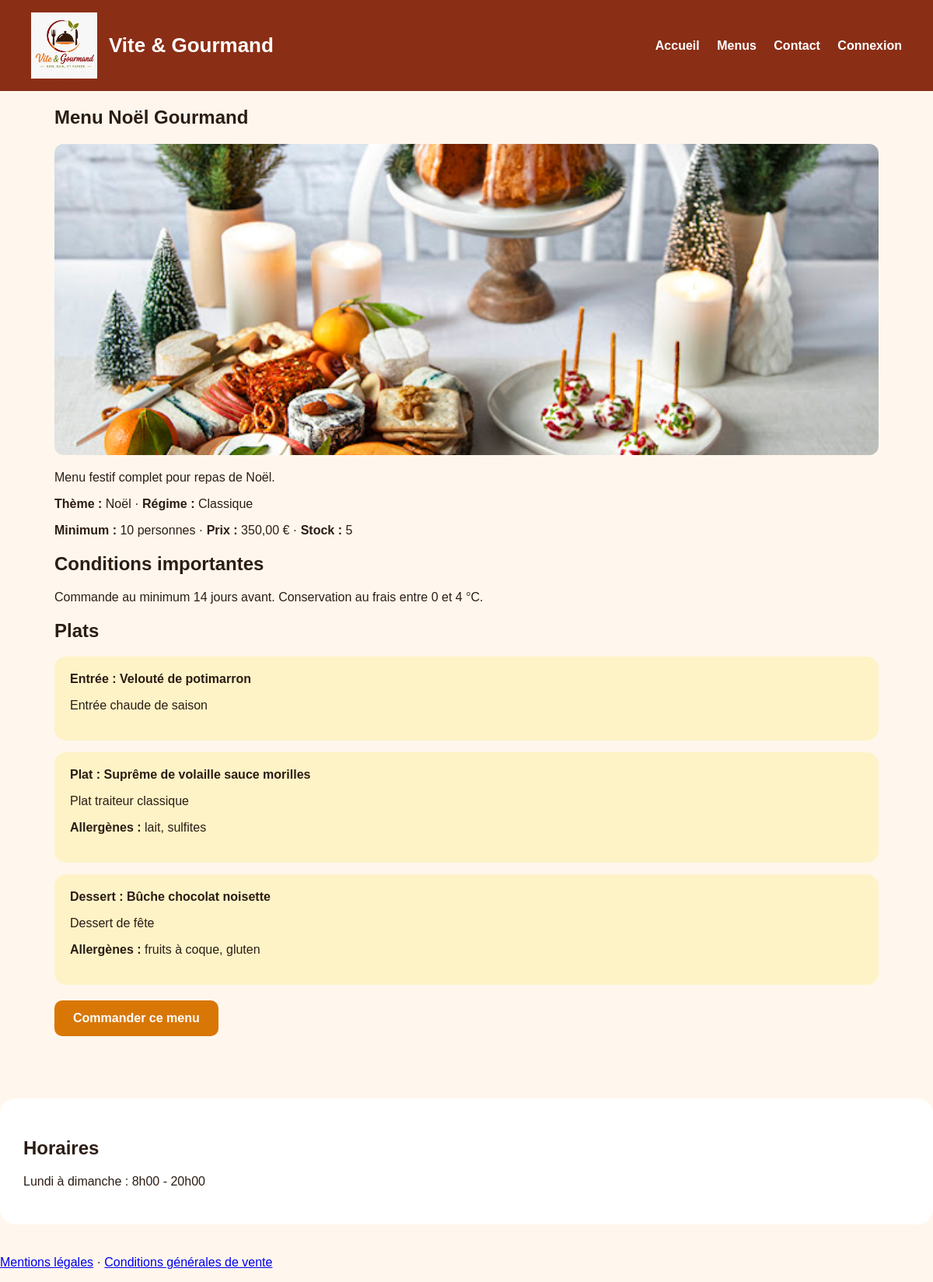
/public/index.php?page=menu&id=1, run on the app's committed database.
### tables this page shows
CREATE TABLE menus(id INT AUTO_INCREMENT PRIMARY KEY,title VARCHAR(150) NOT NULL,description TEXT NOT NULL,conditions TEXT NOT NULL,theme_id INT NOT NULL,diet_id INT NOT NULL,min_people INT NOT NULL,base_price DECIMAL(10,2) NOT NULL,stock INT NOT NULL DEFAULT 0,image_url VARCHAR(255),is_active BOOLEAN DEFAULT TRUE,created_at DATETIME DEFAULT CURRENT_TIMESTAMP,FOREIGN KEY(theme_id) REFERENCES themes(id),FOREIGN KEY(diet_id) REFERENCES diets(id));

CREATE TABLE themes(id INT AUTO_INCREMENT PRIMARY KEY,label VARCHAR(80) NOT NULL UNIQUE);

CREATE TABLE diets(id INT AUTO_INCREMENT PRIMARY KEY,label VARCHAR(80) NOT NULL UNIQUE);

CREATE TABLE dishes(id INT AUTO_INCREMENT PRIMARY KEY, category_id INT NOT NULL, name VARCHAR(150) NOT NULL, description TEXT, FOREIGN KEY(category_id) REFERENCES dish_categories(id));

CREATE TABLE dish_categories(id INT AUTO_INCREMENT PRIMARY KEY,label VARCHAR(80) NOT NULL UNIQUE);

### app/core/View.php (called while the page is built)
<?php
final class View
{
    public static function render(string $view, array $data = []): void
    {
        extract($data);
        require __DIR__ . '/../views/layouts/header.php';
        require __DIR__ . '/../views/' . $view . '.php';
        require __DIR__ . '/../views/layouts/footer.php';
    }
}

### app/controllers/MenuController.php (called while the page is built, shortened)
<?php
final class MenuController
{
    public function show(): void { $menu=Menu::find((int)($_GET['id']??0)); if(!$menu){http_response_code(404); exit('Menu introuvable');} View::render('menus/show',['menu'=>$menu]); }
}

### public/index.php (called while the page is built, shortened)
<?php
require __DIR__ . '/../app/core/Database.php';
require __DIR__ . '/../app/core/Security.php';
require __DIR__ . '/../app/core/Auth.php';
require __DIR__ . '/../app/core/View.php';
$page = $_GET['page'] ?? 'home';
$routes = [
    'home' => fn() => View::render('home/index', ['reviews' => Review::approved()]),
    'menus' => fn() => (new MenuController())->index(),
    'api_menus' => fn() => (new MenuController())->api(),
    'menu' => fn() => (new MenuController())->show(),
    'login' => fn() => (new AuthController())->login(),
    'do_login' => fn() => (new AuthController())->doLogin(),
    'register' => fn() => (new AuthController())->register(),
    'do_register' => fn() => (new AuthController())->doRegister(),
    'logout' => fn() => (new AuthController())->logout(),
    'order_create' => fn() => (new OrderController())->create(),
    'order_store' => fn() => (new OrderController())->store(),
    'user_orders' => fn() => (new OrderController())->mine(),
    'dashboard' => fn() => View::render('user/dashboard'),
    'employee_orders' => fn() => (new OrderController())->employeeList(),
    'order_status' => fn() => (new OrderController())->status(),
    'order_cancel' => fn() => (new OrderController())->cancel(),
    'admin' => fn() => (new AdminController())->dashboard(),
    'admin_employees' => fn() => (new AdminController())->employees(),
    'admin_employee_create' => fn() => (new AdminController())->createEmployee(),
    'admin_employee_disable' => fn() => (new AdminController())->disableEmployee(),
    'contact' => fn() => (new ContactController())->form(),
    'contact_send' => fn() => (new ContactController())->send(),
    'legal' => fn() => View::render('home/legal'),
    'cgv' => fn() => View::render('home/cgv'),
    'review_store' => fn() => (new ReviewController())->store(),
    'forgot_password' => fn() => (new AuthController())->forgotPassword(),
    'send_reset_link' => fn() => (new AuthController())->sendResetLink(),
    'reset_password' => fn() => (new AuthController())->resetPassword(),
    'update_password' => fn() => (new AuthController())->updatePassword(),
    'admin_reviews' => fn() => (new AdminController())->reviews(),
    'admin_review_approve' => fn() => (new AdminController())->approveReview(),
    'admin_review_refuse' => fn() => (new AdminController())->refuseReview(),
    'admin' => fn() => (new AdminController())->dashboard(),
    'admin_analytics' => fn() => (new AnalyticsController())->index(),
];
($routes[$page] ?? $routes['home'])();

### app/config/config.php (called while the page is built)
<?php
$env = static function (string $name, ?string $default = null): ?string {
    $value = getenv($name);
    if ($value !== false && $value !== '') {
        return $value;
    }
    if (isset($_ENV[$name]) && $_ENV[$name] !== '') {
        return $_ENV[$name];
    }
    return $default;
};
return [
    'app_name' => 'Vite & Gourmand',
    'base_url' => $env(
        'APP_URL',
        'http://localhost:8000'
    ),
    'db' => [
        'host' => $env(
            'DB_HOST',
            $env('MYSQLHOST', '127.0.0.1')
        ),
        'port' => $env(
            'DB_PORT',
            $env('MYSQLPORT', '3308')
        ),
        'name' => $env(
            'DB_NAME',
            $env('MYSQLDATABASE', 'vite_gourmand')
        ),
        'user' => $env(
            'DB_USER',
            $env('MYSQLUSER', 'root')
        ),
        'password' => $env(
            'DB_PASS',
            $env('MYSQLPASSWORD', '')
        ),
        'charset' => 'utf8mb4',
    ],
    'mongo_uri' => $env(
        'MONGO_URI',
        'mongodb://127.0.0.1:27017'
    ),
    'mongo_database' => $env(
        'MONGO_DB',
        'vite_gourmand_stats'
    ),
    'mail_from' => $env(
        'MAIL_FROM',
        'contact@vite-gourmand.local'
    ),
    'security' => [
        'session_name' => 'VG_SESSION',
        'csrf_key' => '_csrf_token',
        'password_regex' => '/^(?=.*[a-z])(?=.*[A-Z])(?=.*\d)(?=.*[^A-Za-z0-9]).{10,}$/',
    ],
];

### app/core/Auth.php (called while the page is built, shortened)
<?php
final class Auth
{
    public static function user(): ?array
    {
        return $_SESSION['user'] ?? null;
    }
}

### app/core/Database.php (called while the page is built)
<?php
final class Database
{
    private static ?PDO $pdo = null;
    public static function pdo(): PDO
    {
        if (self::$pdo === null) {
            $config = require __DIR__ . '/../config/config.php';
            $db = $config['db'];
            $dsn = sprintf(
                'mysql:host=%s;port=%s;dbname=%s;charset=%s',
                $db['host'],
                $db['port'],
                $db['name'],
                $db['charset']
            );
            self::$pdo = new PDO($dsn, $db['user'], $db['password'], [
                PDO::ATTR_ERRMODE => PDO::ERRMODE_EXCEPTION,
                PDO::ATTR_DEFAULT_FETCH_MODE => PDO::FETCH_ASSOC,
                PDO::ATTR_EMULATE_PREPARES => false,
            ]);
        }
        return self::$pdo;
    }
}

### app/models/Menu.php (called while the page is built, shortened)
<?php
final class Menu
{
    public static function find(int $id): ?array
    {
        $s=Database::pdo()->prepare('SELECT m.*, t.label theme, d.label diet FROM menus m JOIN themes t ON t.id=m.theme_id JOIN diets d ON d.id=m.diet_id WHERE m.id=?'); $s->execute([$id]);
        $menu=$s->fetch(); if(!$menu) return null;
        $p=Database::pdo()->prepare('SELECT d.*, c.label category FROM dishes d JOIN dish_categories c ON c.id=d.category_id JOIN menu_dishes md ON md.dish_id=d.id WHERE md.menu_id=? ORDER BY c.id'); $p->execute([$id]); $menu['dishes']=$p->fetchAll();
        $a=Database::pdo()->prepare('SELECT dish_id, allergen FROM dish_allergens WHERE dish_id IN (SELECT dish_id FROM menu_dishes WHERE menu_id=?)'); $a->execute([$id]); $menu['allergens']=$a->fetchAll();
        return $menu;
    }
}

### app/core/Security.php (called while the page is built, shortened)
<?php
final class Security
{
    public static function startSession(): void
    {
        $config = require __DIR__ . '/../config/config.php';
    }
    public static function e(?string $value): string { return htmlspecialchars($value ?? '', ENT_QUOTES, 'UTF-8'); }
}

### app/views/menus/show.php (the view)
<article class="detail">
    <h1><?= Security::e($menu['title']) ?></h1>
    <img src="<?= Security::e($menu['image_url']) ?>" alt="">
    <p><?= Security::e($menu['description']) ?></p>
    <p>
        <strong>Thème :</strong> <?= Security::e($menu['theme']) ?> ·
        <strong>Régime :</strong> <?= Security::e($menu['diet']) ?>
    </p>
    <p>
        <strong>Minimum :</strong> <?= (int)$menu['min_people'] ?> personnes ·
        <strong>Prix :</strong> <?= number_format($menu['base_price'], 2, ',', ' ') ?> € ·
        <strong>Stock :</strong> <?= (int)$menu['stock'] ?>
    </p>
    <aside class="warning">
        <h2>Conditions importantes</h2>
        <p><?= nl2br(Security::e($menu['conditions'])) ?></p>
    </aside>
    <h2>Plats</h2>
    <?php foreach ($menu['dishes'] as $d): ?>
        <article class="card">
            <strong>
                <?= Security::e($d['category']) ?> :
                <?= Security::e($d['name']) ?>
            </strong>
            <p><?= Security::e($d['description']) ?></p>
            <?php
            $allergens = array_filter(
                $menu['allergens'],
                fn($a) => (int)$a['dish_id'] === (int)$d['id']
            );
            ?>
            <?php if (!empty($allergens)): ?>
                <p>
                    <strong>Allergènes :</strong>
                    <?= Security::e(implode(', ', array_column($allergens, 'allergen'))) ?>
                </p>
            <?php endif; ?>
        </article>
    <?php endforeach; ?>
    <a class="btn" href="index.php?page=order_create&menu_id=<?= (int)$menu['id'] ?>">
        Commander ce menu
    </a>
</article>

### app/views/layouts/header.php (shortened to what this page needs)
<?php $u = Auth::user(); ?>
<!doctype html>
<html lang="fr">
<head>
    <link rel="stylesheet" href="assets/css/style.css">
</head>
<body>
    <header class="site-header">
        <a class="brand" href="index.php" aria-label="Accueil - Vite & Gourmand">
            <img src="assets/img/logo.png" alt="Logo Vite & Gourmand" class="brand-logo">
            <span>Vite & Gourmand</span>
        </a>
        <nav aria-label="Menu principal"><a href="index.php">Accueil</a>
            <a href="index.php?page=menus">Menus</a>
            <a href="index.php?page=contact">Contact</a>
            <?php if ($u): ?>
                <a href="index.php?page=dashboard">Mon espace</a>
                <?php if (in_array($u['role'], ['employe', 'administrateur'])): ?>
                    <a href="index.php?page=employee_orders">Employé</a>
                    <?php endif; ?><?php if ($u['role'] === 'administrateur'): ?>
                    <a href="index.php?page=admin">Admin</a><?php endif; ?>
                <a href="index.php?page=logout">Déconnexion</a><?php else: ?>
                <a href="index.php?page=login">Connexion</a><?php endif; ?>
        </nav>
    </header>
    <main id="contenu" class="container">

### app/views/layouts/footer.php
</main>
<footer class="site-footer">
    <section>
        <h2>Horaires</h2>
        <p>Lundi à dimanche : 8h00 - 20h00</p>
    </section>
    <p>
        <a href="index.php?page=legal">Mentions légales</a> ·
        <a href="index.php?page=cgv">Conditions générales de vente</a>
    </p>
</footer>
</body>
</html>

### public/assets/css/style.css (style rules this page uses)
* { box-sizing: border-box; }
body { margin: 0; font-family: Arial, sans-serif; background: #fff7ed; color: #2b1d14; }
.site-header { display: flex; justify-content: space-between; align-items: center; padding: 16px 40px; background: #8b2e16; color: white; }
.brand { display: flex; align-items: center; gap: 15px; text-decoration: none; color: white; font-weight: bold; font-size: 26px; }
.brand-logo { width: 85px; height: auto; display: block; }
nav a { color: white; text-decoration: none; margin-left: 18px; font-weight: bold; }
.container { max-width: 1100px; margin: auto; padding: 0 20px 40px; }
.btn { display: inline-block; margin-top: 20px; padding: 14px 24px; background: #d97706; color: white; text-decoration: none; border-radius: 10px; font-weight: bold; }
section { margin: 40px auto; padding: 30px; background: white; border-radius: 20px; }
.card { background: #fef3c7; padding: 20px; border-radius: 15px; margin-top: 15px; overflow: hidden; }
img { max-width: 100%; height: auto; }
.menu-image, .card-img-top, .detail img { width: 100%; max-width: 100%; height: auto; object-fit: cover; }
.detail img { max-height: 400px; object-fit: cover; border-radius: 12px; }
.menu-card, .card, .menu-item { max-width: 100%; box-sizing: border-box; overflow: hidden; }
.menus, .menu-list, .container { max-width: 1100px; margin-left: auto; margin-right: auto; box-sizing: border-box; }

### data on the page
menus: title "Menu Noël Gourmand", image_url (picture), description "Menu festif complet pour repas de Noël.", theme.label "Noël", diet.label "Classique", min_people "10", base_price "350,00", stock "5", conditions "Commande au minimum 14 jours avant. Conservation au frais entre 0 et 4 °C."
dishes: category.label "Entrée", name "Velouté de potimarron", description "Entrée chaude de saison"
dishes: category.label "Plat", name "Suprême de volaille sauce morilles", description "Plat traiteur classique", allergens "lait, sulfites"
dishes: category.label "Dessert", name "Bûche chocolat noisette", description "Dessert de fête", allergens "fruits à coque, gluten"
